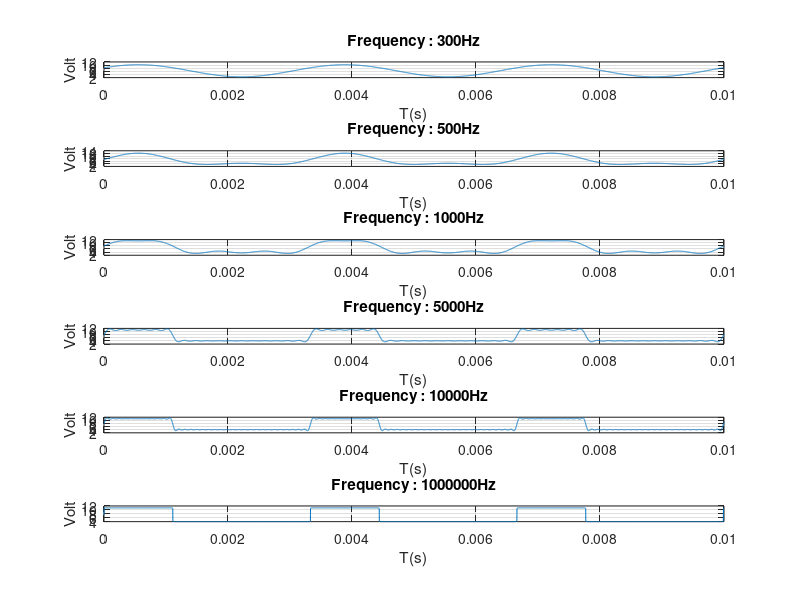

Source code (MATLAB):
% Sequence 100100100
for i=1:1:6
T = (3.33*10^-3);
b0 = 3/4;
ft= (b0/2) + 6 ;
t= 0:.000001:0.01;

for n=1:1:1000000

    An= (7/(3*pi*n))*(cos(0) - cos((2*pi*n)/3) + cos(2*pi*n) -cos((8*pi*n)/3) + cos(4*pi*n) - cos((14*pi*n)/3));

    Bn= (7/(3*pi*n))*(-sin(0) + sin((2*pi*n)/3) - sin(2*pi*n) +sin((8*pi*n)/3) - sin(4*pi*n) + sin((14*pi*n)/3));

    ft = ft + An*sin(2*pi*n*t/T) + Bn*cos(2*pi*n*t/T);
    
        if i == 1 %300Hz
            frequency = 300;
            if n/T > frequency
                break;
            end  
        end
         if i == 2 %500Hz
            frequency = 500;
            if n/T > frequency
                break;
            end  
         end
         if i == 3 %1000Hz
            frequency = 1000;
            if n/T > frequency
                break;
            end  
         end
         if i == 4 %5000Hz
            frequency = 5000;
            if n/T > frequency
                break;
            end  
         end
         if i == 5 %10000Hz
            frequency = 10000;
            if n/T > frequency
                break;
            end  
         end
         if i == 6 %1000000Hz
            frequency = 1000000;
            if n/T > frequency
                break;
            end
         end
        
end
subplot(6,1,i);
plot(t,ft);
grid on; %to show grid
title(['Frequency : ',num2str(frequency),'Hz']);
xlabel('T(s)'),ylabel('Volt'); %Label message
axis auto; 
end